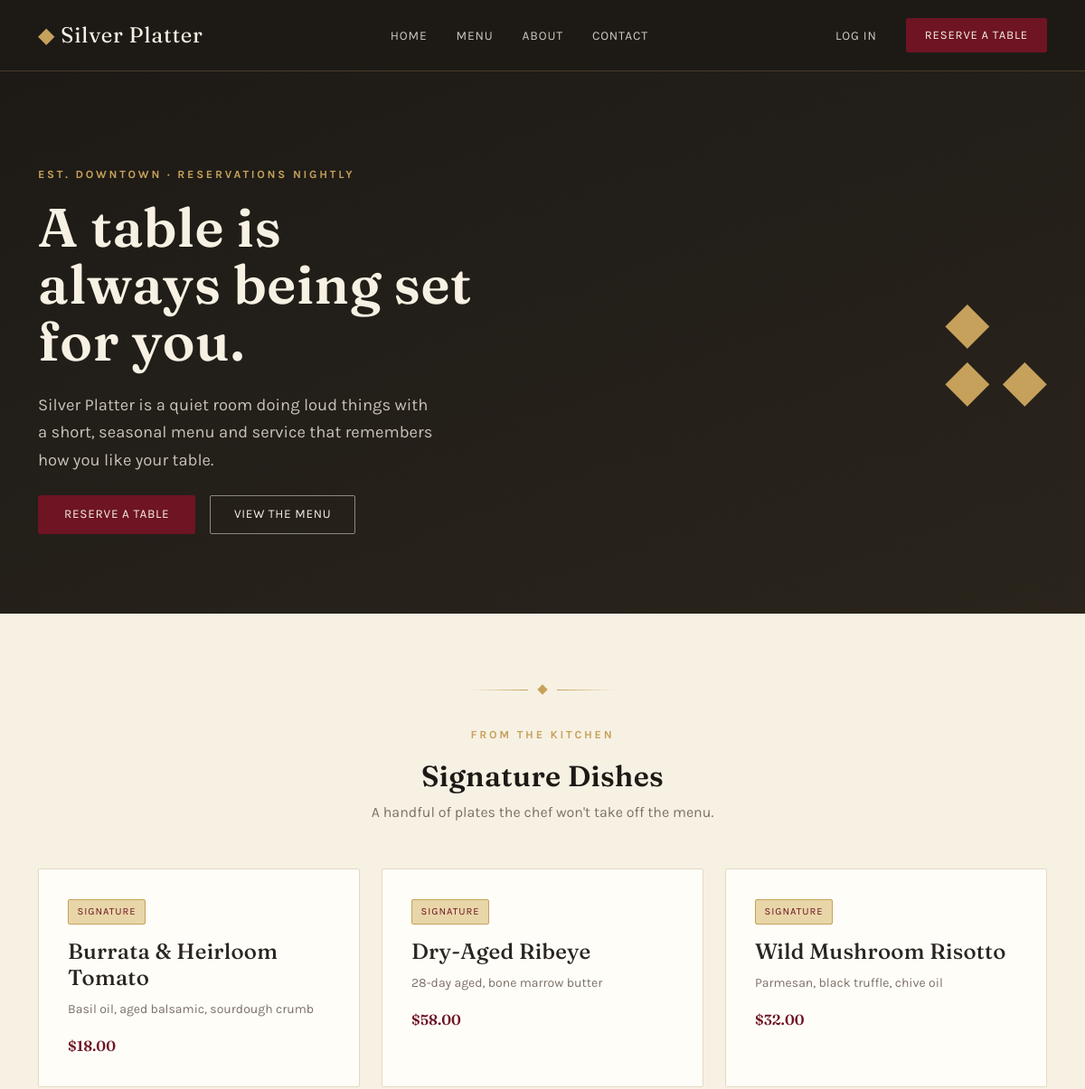
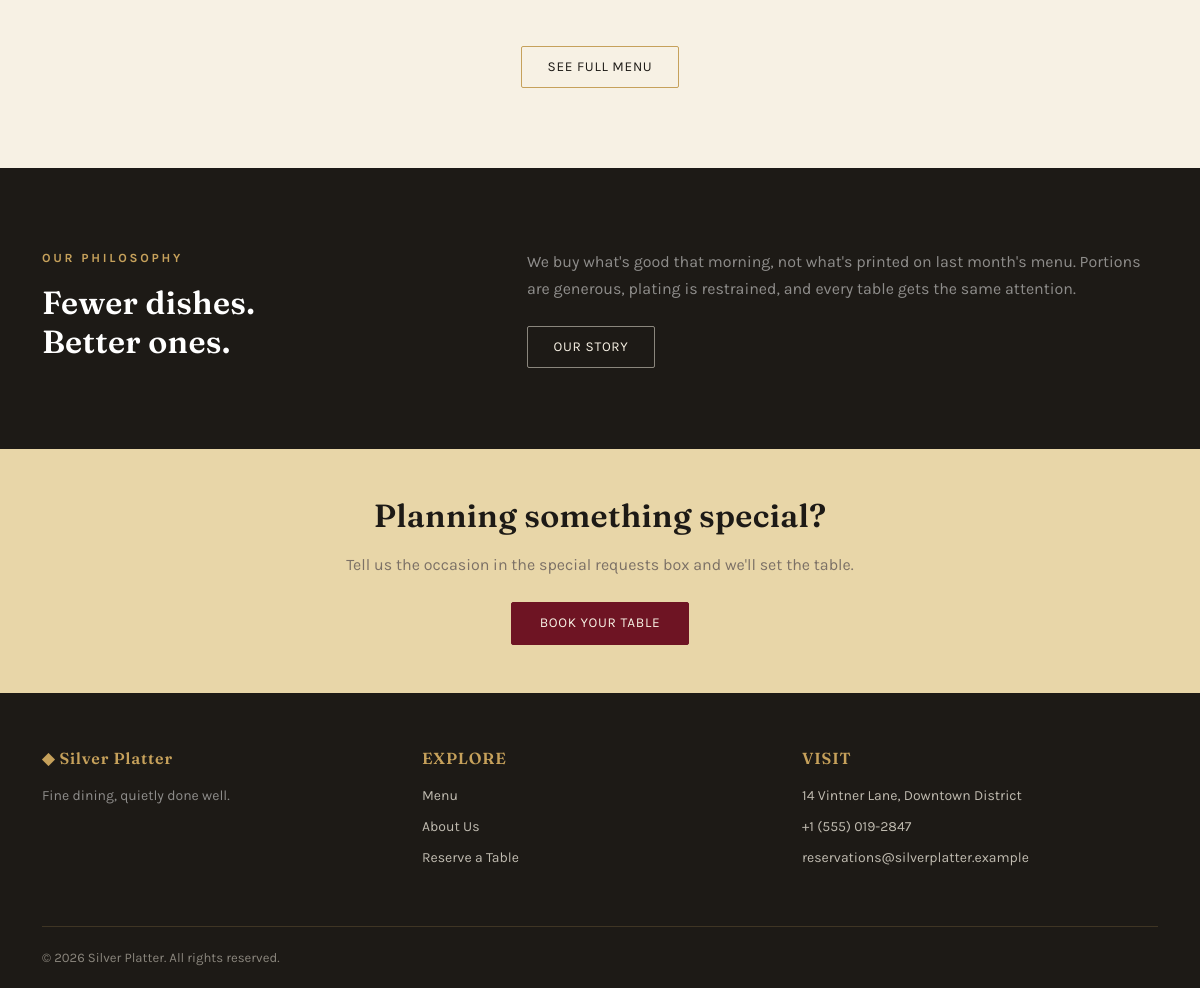
The page / on the database its author committed (2 pictures, top to bottom).
### restaurant/models.py (models this page shows, shortened)
class MenuItem(models.Model):
    STARTER = 'STARTER'
    MAIN = 'MAIN'
    DESSERT = 'DESSERT'
    CATEGORY_CHOICES = [
        (STARTER, 'Starters'),
        (MAIN, 'Mains'),
        (DESSERT, 'Desserts'),
    ]
    name = models.CharField(max_length=100)
    category = models.CharField(max_length=10, choices=CATEGORY_CHOICES)
    description = models.TextField(blank=True)
    price = models.DecimalField(max_digits=6, decimal_places=2)
    is_signature = models.BooleanField(default=False, help_text="Chef's signature dish")
    is_available = models.BooleanField(default=True)

### restaurant/views.py (the view)
# urls.py: path('', views.home, name='home'),
def home(request):
    signature_dishes = MenuItem.objects.filter(is_signature=True, is_available=True)[:3]
    return render(request, 'restaurant/home.html', {'signature_dishes': signature_dishes})

### silverplatter/context_processors.py (called while the page is built)
def site_settings(request):
    return {'site': settings.SITE_CONFIG}

### restaurant/templates/restaurant/home.html (shortened to what this page needs)
{% extends "base.html" %}
{% block content %}
<section class="sp-hero">
  <div class="container">
    <div class="row align-items-center">
      <div class="col-lg-7">
        <p class="eyebrow mb-3">Est. Downtown &middot; Reservations Nightly</p>
        <h1 class="mb-4">A table is<br>always being set<br>for you.</h1>
        <p class="lede mb-4">{{ site.NAME }} is a quiet room doing loud things with a
          short, seasonal menu and service that remembers how you like your table.</p>
        <div class="d-flex flex-wrap gap-3">
          <a href="{% url 'restaurant:book_reservation' %}" class="btn btn-sp-primary">Reserve a Table</a>
          <a href="{% url 'restaurant:menu_list' %}" class="btn btn-sp-ghost-light">View the Menu</a>
        </div>
      </div>
      <div class="col-lg-5 d-none d-lg-flex justify-content-end">
        <div class="hero-figure">&#9670;<br>&#9670;&nbsp;&#9670;</div>
      </div>
    </div>
  </div>
</section>
<section class="sp-section">
  <div class="container">
    <div class="place-rule"><span class="diamond"></span></div>
    <div class="section-heading center mb-5">
      <p class="eyebrow">From the Kitchen</p>
      <h2>Signature Dishes</h2>
      <p class="text-muted-sp">A handful of plates the chef won't take off the menu.</p>
    </div>
    <div class="row g-4">
      {% for dish in signature_dishes %}
        <div class="col-md-4">
          <div class="sp-card sp-card-hover">
            <span class="sp-badge mb-3">Signature</span>
            <h3 class="h4">{{ dish.name }}</h3>
            <p class="text-muted-sp small">{{ dish.description }}</p>
            <p class="menu-item-price mb-0">${{ dish.price }}</p>
          </div>
        </div>
      {% empty %}
        <div class="col-12 text-center text-muted-sp">
          Signature dishes will show up here once added in the Django admin.
        </div>
      {% endfor %}
    </div>
    <div class="text-center mt-5">
      <a href="{% url 'restaurant:menu_list' %}" class="btn btn-sp-outline">See Full Menu</a>
    </div>
  </div>
</section>
<section class="sp-section bg-charcoal text-white">
  <div class="container">
    <div class="row align-items-center g-5">
      <div class="col-lg-5">
        <p class="eyebrow">Our Philosophy</p>
        <h2 class="text-white">Fewer dishes.<br>Better ones.</h2>
      </div>
      <div class="col-lg-7">
        <p class="text-white-50 mb-4">We buy what's good that morning, not what's
          printed on last month's menu. Portions are generous, plating is
          restrained, and every table gets the same attention.</p>
        <a href="{% url 'restaurant:about' %}" class="btn btn-sp-ghost-light">Our Story</a>
      </div>
    </div>
  </div>
</section>
<section class="sp-section-tight" style="background-color: var(--sp-gold-light);">
  <div class="container text-center">
    <h2 class="mb-3">Planning something special?</h2>
    <p class="text-muted-sp mb-4">Tell us the occasion in the special requests box and we'll set the table.</p>
    <a href="{% url 'restaurant:book_reservation' %}" class="btn btn-sp-primary">Book Your Table</a>
  </div>
</section>
{% endblock %}

### static/css/style.css (style rules this page uses)
:root { --sp-ivory: #F7F1E4; --sp-surface: #FFFDF8; --sp-charcoal: #1D1A16; --sp-burgundy: #6E1423; --sp-burgundy-dark:#4C0D18; --sp-gold: #C6A15B; --sp-gold-light: #E8D6A8; --sp-olive: #4B5A3F; --sp-text: #2A2520; --sp-muted: #7C7166; --sp-border: #E4D9C3; --font-display: 'Fraunces', Georgia, serif; --font-body: 'Karla', 'Segoe UI', sans-serif; --sp-radius: 2px; --sp-shadow: 0 12px 32px rgba(29, 26, 22, 0.10); }
html { scroll-behavior: smooth; }
body { background-color: var(--sp-ivory); color: var(--sp-text); font-family: var(--font-body); line-height: 1.65; }
h1, h2, h3, h4, h5, .display-font { font-family: var(--font-display); color: var(--sp-charcoal); font-weight: 600; letter-spacing: 0.01em; }
a { color: var(--sp-burgundy); text-decoration: none; }
.eyebrow { font-size: 0.78rem; letter-spacing: 0.22em; text-transform: uppercase; color: var(--sp-gold); font-weight: 700; }
.text-muted-sp { color: var(--sp-muted); }
.bg-charcoal { background-color: var(--sp-charcoal); }
.place-rule { display: flex; align-items: center; justify-content: center; gap: 0.75rem; margin: 0 0 2.25rem; color: var(--sp-gold); }
.place-rule::before, .place-rule::after { content: ''; height: 1px; width: 64px; background: linear-gradient(to var(--dir, right), transparent, var(--sp-gold)); }
.place-rule::after { --dir: left; }
.place-rule .diamond { width: 8px; height: 8px; background: var(--sp-gold); transform: rotate(45deg); flex: 0 0 auto; }
.btn-sp-primary { background-color: var(--sp-burgundy); border: 1px solid var(--sp-burgundy); color: var(--sp-ivory); font-size: 0.85rem; letter-spacing: 0.05em; text-transform: uppercase; padding: 0.65rem 1.75rem; border-radius: var(--sp-radius); }
.btn-sp-outline { background: transparent; border: 1px solid var(--sp-gold); color: var(--sp-charcoal); font-size: 0.85rem; letter-spacing: 0.05em; text-transform: uppercase; padding: 0.6rem 1.6rem; border-radius: var(--sp-radius); }
.btn-sp-ghost-light { background: transparent; border: 1px solid rgba(247,241,228,0.5); color: var(--sp-ivory); font-size: 0.85rem; letter-spacing: 0.05em; text-transform: uppercase; padding: 0.6rem 1.6rem; border-radius: var(--sp-radius); }
.sp-hero { background: linear-gradient(160deg, var(--sp-charcoal) 0%, #2A241C 100%); color: var(--sp-ivory); padding: 6.5rem 0 5.5rem; }
.sp-hero h1 { color: var(--sp-ivory); font-size: clamp(2.6rem, 5vw, 4.2rem); line-height: 1.05; }
.sp-hero .lede { color: rgba(247,241,228,0.78); font-size: 1.15rem; max-width: 40ch; }
.sp-hero .hero-figure { font-family: var(--font-display); color: var(--sp-gold); font-size: 4rem; line-height: 1; }
.sp-section { padding: 5rem 0; }
.sp-section-tight { padding: 3rem 0; }
.sp-card { background-color: var(--sp-surface); border: 1px solid var(--sp-border); border-radius: var(--sp-radius); padding: 2rem; height: 100%; }
.sp-card-hover { transition: transform 0.18s ease, box-shadow 0.18s ease; }
.sp-badge { display: inline-block; font-size: 0.7rem; letter-spacing: 0.08em; text-transform: uppercase; padding: 0.25rem 0.6rem; border: 1px solid var(--sp-gold); color: var(--sp-burgundy); border-radius: var(--sp-radius); background-color: var(--sp-gold-light); }
.menu-item-price { font-family: var(--font-display); font-weight: 600; color: var(--sp-burgundy); white-space: nowrap; }
.section-heading { max-width: 640px; }
.section-heading.center { margin: 0 auto; text-align: center; }

### rows shown on the page
MenuItem: name "Burrata & Heirloom Tomato", description "Basil oil, aged balsamic, sourdough crumb", price "18.00"
MenuItem: name "Dry-Aged Ribeye", description "28-day aged, bone marrow butter", price "58.00"
MenuItem: name "Wild Mushroom Risotto", description "Parmesan, black truffle, chive oil", price "32.00"

### other values the page prints
{{ site.NAME }} "Silver Platter"
{{ site.TAGLINE }} "Fine dining, quietly done well."
{{ site.ADDRESS_LINE1 }} "14 Vintner Lane"
{{ site.ADDRESS_LINE2 }} "Downtown District"
{{ site.PHONE }} "+1 (555) 019-2847"
{{ site.EMAIL }} "reservations@silverplatter.example"
